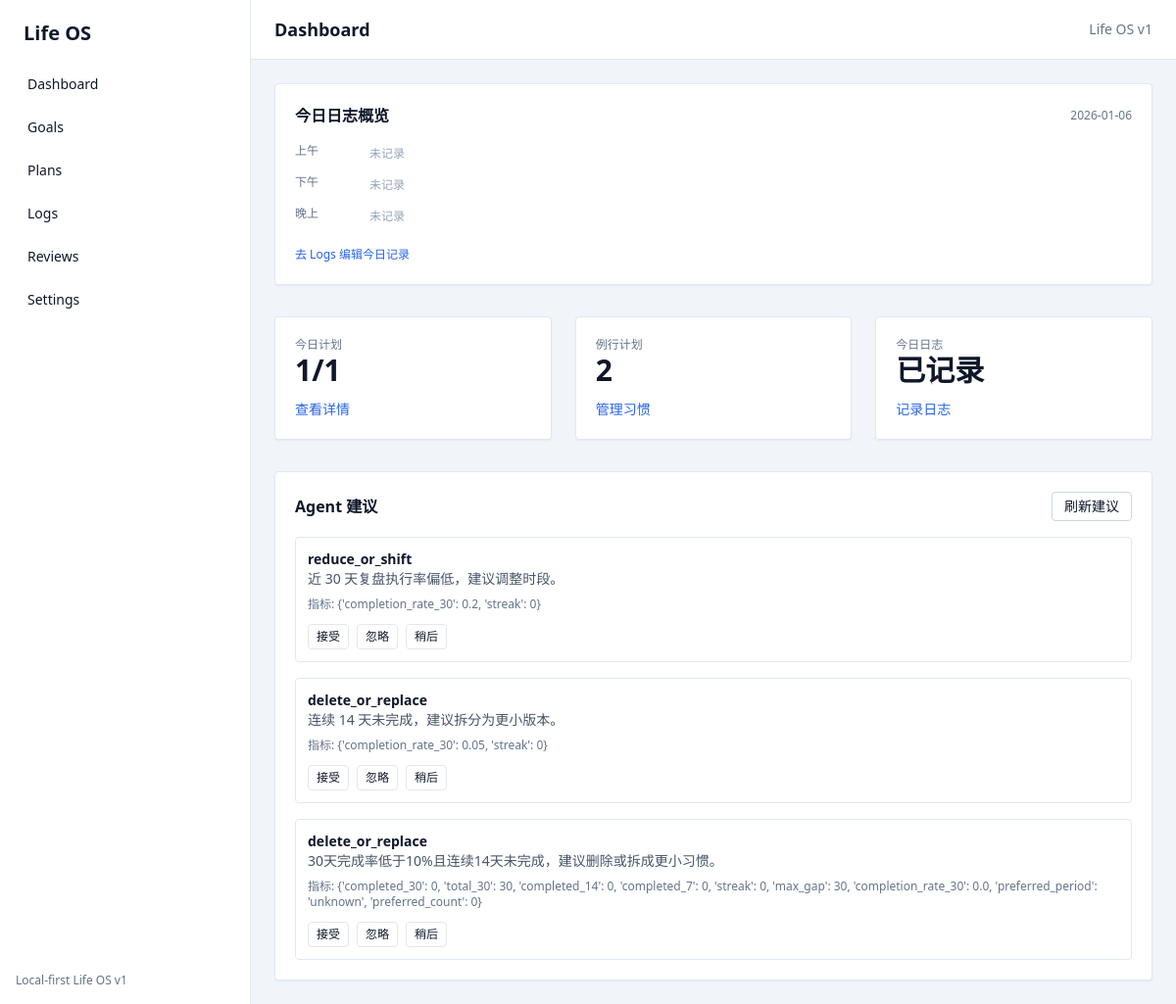
/dashboard, run on the app's committed database.
### app/domain/models.py (models this page shows)
class Suggestion(SQLModel, table=True):
    id: Optional[int] = Field(default=None, primary_key=True)
    habit_id: int = Field(foreign_key="habit.id")
    type: str
    reason: str
    metrics_json: Dict[str, Any] = Field(default_factory=dict, sa_column=Column(JSON))
    created_at: datetime = Field(default_factory=datetime.utcnow)
    status: str = "open"

### app/web/routes.py (the view)
@router.get("/", response_class=HTMLResponse)
@router.get("/dashboard", response_class=HTMLResponse)
def dashboard(request: Request) -> Response:
    session = _get_session(request)
    today = _today()
    periods = _get_periods(session)
    log = _ensure_day_log(session, today)
    period_rows = _build_period_rows(log, periods)
    plan = _ensure_daily_plan(session, today)
    _sync_plan_items(session, plan)
    items = session.exec(select(PlanItem).where(PlanItem.daily_plan_id == plan.id)).all()
    completed = len([item for item in items if item.completed_at])
    habits = session.exec(select(HabitTemplate).where(HabitTemplate.active == True)).all()  # noqa: E712
    suggestions = session.exec(select(Suggestion).where(Suggestion.status == "open")).all()
    overload = False
    overload_reason = ""
    if len(items) > 8:
        overload = True
        overload_reason = "今日计划超过 8 项，建议减少密度或拆分。"
    else:
        week_start = today - timedelta(days=6)
        week_plans = session.exec(
            select(DailyPlan).where(DailyPlan.date >= week_start, DailyPlan.date <= today)
        ).all()
        plan_ids = [plan.id for plan in week_plans]
        week_items = session.exec(
            select(PlanItem).where(PlanItem.daily_plan_id.in_(plan_ids))
        ).all() if plan_ids else []
        week_completed = len([item for item in week_items if item.completed_at])
        week_rate = week_completed / len(week_items) if week_items else 1
        if week_rate < 0.3:
            overload = True
            overload_reason = "连续一周完成率偏低，建议降低计划数量。"
    return templates.TemplateResponse(
        "dashboard.html",
        {
            "request": request,
            "today": today,
            "plan_items": items,
            "completed": completed,
            "habits": habits,
            "log": log,
            "suggestions": suggestions,
            "overload": overload,
            "overload_reason": overload_reason,
            "period_rows": period_rows,
            "periods": periods,
            "period_labels": _period_labels(),
        },
    )

### app/web/templates/dashboard.html (shortened to what this page needs)
{% extends "base.html" %}
{% block page_title %}Dashboard{% endblock %}
{% block content %}
  <div class="space-y-8">
    <div class="bg-white p-5 rounded shadow-sm border border-slate-200">
      <div class="flex items-center justify-between">
        <div class="text-base font-semibold">今日日志概览</div>
        <div class="text-xs text-slate-500">{{ today }}</div>
      </div>
      <div class="mt-4 space-y-3 text-sm">
        {% for row in period_rows %}
          <div class="flex items-start gap-3">
            <div class="w-16 text-xs text-slate-500">{{ row.label }}</div>
            <div class="flex-1 text-slate-700">
              {% if row.text %}
                {{ row.text[:60] }}{% if row.text|length > 60 %}...{% endif %}
              {% else %}
                <span class="text-xs text-slate-400">未记录</span>
              {% endif %}
            </div>
          </div>
        {% endfor %}
      </div>
      <div class="mt-4">
        <a class="text-xs text-blue-600" href="/logs?target_date={{ today }}">去 Logs 编辑今日记录</a>
      </div>
    </div>
    <div class="grid md:grid-cols-3 gap-6">
      <div class="bg-white p-5 rounded shadow-sm border border-slate-200">
        <div class="text-xs text-slate-500">今日计划</div>
        <div class="text-3xl font-semibold">{{ completed }}/{{ plan_items|length }}</div>
        <div class="mt-3 text-sm">
          <a class="text-blue-600" href="/plans?target_date={{ today }}">查看详情</a>
        </div>
      </div>
      <div class="bg-white p-5 rounded shadow-sm border border-slate-200">
        <div class="text-xs text-slate-500">例行计划</div>
        <div class="text-3xl font-semibold">{{ habits|length }}</div>
        <div class="mt-3 text-sm">
          <a class="text-blue-600" href="/plans">管理习惯</a>
        </div>
      </div>
      <div class="bg-white p-5 rounded shadow-sm border border-slate-200">
        <div class="text-xs text-slate-500">今日日志</div>
        <div class="text-3xl font-semibold">{{ "已记录" if log else "未记录" }}</div>
        <div class="mt-3 text-sm">
          <a class="text-blue-600" href="/logs?target_date={{ today }}">记录日志</a>
        </div>
      </div>
    </div>
    <div class="bg-white p-5 rounded shadow-sm border border-slate-200">
      <div class="flex items-center justify-between">
        <div class="text-base font-semibold">Agent 建议</div>
        <button
          class="text-sm px-3 py-1 border border-slate-300 rounded"
          hx-post="/suggestions/generate"
          hx-target="#suggestion-list"
          hx-indicator="#hx-indicator"
        >
          刷新建议
        </button>
      </div>
      <div id="suggestion-list" class="mt-4">
        {% include "partials/suggestions.html" %}
      </div>
    </div>
  </div>
{% endblock %}

### app/web/templates/partials/suggestions.html (shortened to what this page needs)
{% if suggestions %}
  <div class="space-y-4">
    {% for suggestion in suggestions %}
      <div class="border border-slate-200 rounded p-3 text-sm">
        <div class="text-sm font-semibold">{{ suggestion.type }}</div>
        <div class="text-slate-600">{{ suggestion.reason }}</div>
        <div class="text-xs text-slate-500 mt-2">指标: {{ suggestion.metrics_json }}</div>
        <div class="mt-3 flex gap-2">
          <form hx-post="/suggestions/{{ suggestion.id }}/decide" hx-target="#suggestion-list">
            <button class="px-2 py-1 text-xs border rounded">接受</button>
          </form>
          <form hx-post="/suggestions/{{ suggestion.id }}/decide" hx-target="#suggestion-list">
            <button class="px-2 py-1 text-xs border rounded">忽略</button>
          </form>
          <form hx-post="/suggestions/{{ suggestion.id }}/decide" hx-target="#suggestion-list">
            <button class="px-2 py-1 text-xs border rounded">稍后</button>
          </form>
        </div>
      </div>
    {% endfor %}
  </div>
{% else %}
  <div class="text-sm text-slate-500">暂无建议</div>
{% endif %}

### app/web/templates/base.html (style rules this page uses)
body { font-family: "Space Grotesk", ui-sans-serif, system-ui; }

### data on the page
Suggestion: type "reduce_or_shift", reason "近 30 天复盘执行率偏低，建议调整时段。", metrics_json "{'completion_rate_30': 0.2, 'streak': 0}"
Suggestion: type "delete_or_replace", reason "连续 14 天未完成，建议拆分为更小版本。", metrics_json "{'completion_rate_30': 0.05, 'streak': 0}"
Suggestion: type "delete_or_replace", reason "30天完成率低于10%且连续14天未完成，建议删除或拆成更小习惯。", metrics_json "{'completed_30': 0, 'total_30': 30, 'completed_14': 0, 'completed_7': 0, 'streak': 0, 'max_gap': 30, 'completion_rate_30': 0.0, 'preferred_period': 'unknown', 'preferred_count': 0}"

### other printed values
{{ today }} "2026-01-06"
{{ row.label }} "上午" "下午" "晚上"
{{ completed }} "1"
{{ plan_items|length }} "1"
{{ habits|length }} "2"
{{ "已记录" if log else "未记录" }} "已记录"
